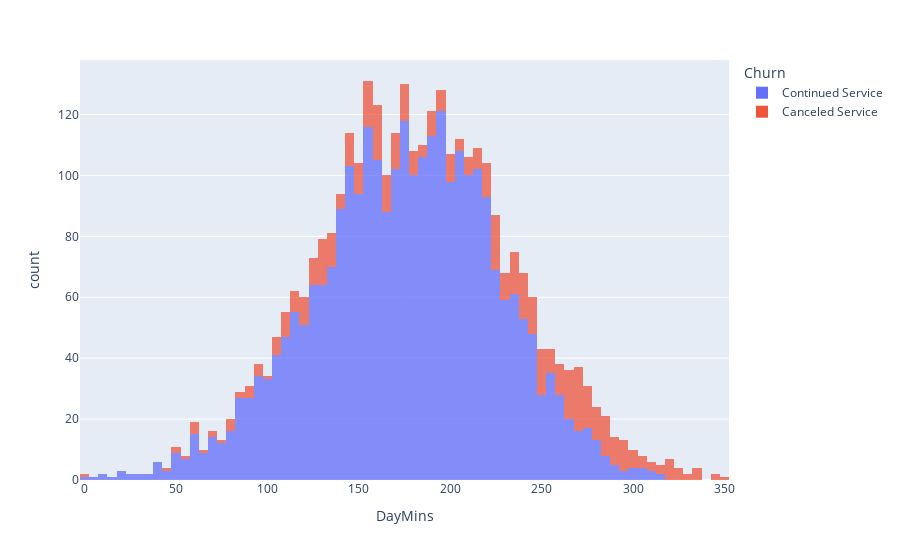

The notebook cell this image was saved under:
### Markdown cell above
##### DayMin vs Churn

### Code cell
fig = px.histogram(df,"DayMins",color = "Churn",opacity = 0.75)
fig.show()

### Figure 1 — Plotly figure (JSON) as saved in the notebook; plotly's stock layout.template omitted (floating-point values rounded to 4 significant figures; data arrays with more than 128 entries replaced by an {"elided": "..."} marker saying what was removed)
{"data": [{"alignmentgroup": "True", "bingroup": "x", "hovertemplate": "Churn=Continued Service<br>DayMins=%{x}<br>count=%{y}<extra></extra>", "legendgroup": "Continued Service", "marker": {"color": "#636efa", "opacity": 0.75, "pattern": {"shape": ""}}, "name": "Continued Service", "offsetgroup": "Continued Service", "orientation": "v", "showlegend": true, "type": "histogram", "x": {"elided": "2850 float values"}, "xaxis": "x", "yaxis": "y"}, {"alignmentgroup": "True", "bingroup": "x", "hovertemplate": "Churn=Canceled Service<br>DayMins=%{x}<br>count=%{y}<extra></extra>", "legendgroup": "Canceled Service", "marker": {"color": "#EF553B", "opacity": 0.75, "pattern": {"shape": ""}}, "name": "Canceled Service", "offsetgroup": "Canceled Service", "orientation": "v", "showlegend": true, "type": "histogram", "x": {"elided": "483 float values"}, "xaxis": "x", "yaxis": "y"}], "layout": {"barmode": "relative", "legend": {"title": {"text": "Churn"}, "tracegroupgap": 0}, "margin": {"t": 60}, "xaxis": {"anchor": "y", "domain": [0, 1], "title": {"text": "DayMins"}}, "yaxis": {"anchor": "x", "domain": [0, 1], "title": {"text": "count"}}}}
